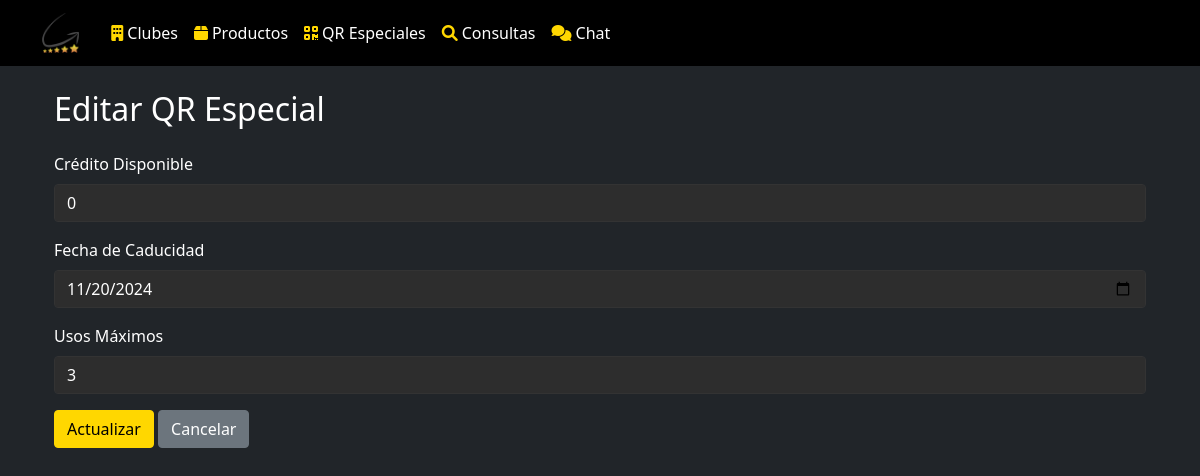
/qr_especiales/editar/5, run on the app's committed database.
### models/qr_especial.py (models this page shows, shortened)
class QREspecial(db.Model):
    __tablename__ = 'qr_especiales'
    id = db.Column(db.Integer, primary_key=True)
    codigo = db.Column(db.String(50), unique=True, nullable=False)
    codigo_producto = db.Column(db.String(20), db.ForeignKey('productos.codigo_producto'))
    credito_disponible = db.Column(db.Integer, nullable=False)
    fecha_caducidad = db.Column(db.Date, nullable=False)
    usos_maximos = db.Column(db.Integer, nullable=False)
    usos_actuales = db.Column(db.Integer, default=0)
    usos_restantes = db.Column(db.Integer, default=0)  # Nuevo campo agregado
    fecha_creacion = db.Column(db.DateTime, default=datetime.utcnow)
    activo = db.Column(db.Boolean, default=True)
    producto = db.relationship('Producto', backref='qr_especiales')

### app.py (the view, shortened to what this page needs)
@app.route('/qr_especiales/editar/<int:id>', methods=['GET', 'POST'])
def editar_qr_especial(id):
    qr = QREspecial.query.get_or_404(id)
    return render_template('qr_especiales/editar.html', qr=qr)

### app.py (called while the page is built)
@app.before_request
def log_request():
    print(f"\n=== Nueva petición ===")
    print(f"Ruta: {request.path}")
    print(f"Método: {request.method}")
    print(f"Datos: {request.get_json(silent=True)}")
    print("======================")

### templates/qr_especiales/editar.html (shortened to what this page needs)
{% extends 'base.html' %}
{% block content %}
<div class="container">
    <h2 class="my-4">Editar QR Especial</h2>
    <form method="post">
        <div class="mb-3">
            <label for="credito_disponible" class="form-label">Crédito Disponible</label>
            <input type="number" class="form-control" id="credito_disponible" name="credito_disponible" value="{{ qr.credito_disponible }}" required>
        </div>
        <div class="mb-3">
            <label for="fecha_caducidad" class="form-label">Fecha de Caducidad</label>
            <input type="date" class="form-control" id="fecha_caducidad" name="fecha_caducidad" value="{{ qr.fecha_caducidad }}" required>
        </div>
        <div class="mb-3">
            <label for="usos_maximos" class="form-label">Usos Máximos</label>
            <input type="number" class="form-control" id="usos_maximos" name="usos_maximos" value="{{ qr.usos_maximos }}" required>
        </div>
        <button type="submit" class="btn btn-primary">Actualizar</button>
        <a href="{{ url_for('listar_qr_especiales') }}" class="btn btn-secondary">Cancelar</a>
    </form>
</div>
{% endblock %}

### static/css/styles.css (style rules this page uses)
:root { --kap-gold: #FFD700; --kap-gold-hover: #DAA520; --dark-bg: #000000; --dark-secondary: #1a1a1a; --dark-light: #2d2d2d; --border-color: #333333; }
body { background-color: var(--dark-bg) !important; color: #fff !important; }
.btn-primary { background-color: var(--kap-gold) !important; border-color: var(--kap-gold) !important; color: #000 !important; font-weight: 500 !important; }
.form-control, .form-select, input[type="text"], input[type="number"], input[type="search"], select, textarea { background-color: var(--dark-light) !important; border-color: var(--border-color) !important; color: #fff !important; }
a { color: var(--kap-gold); text-decoration: none; }
.form-control::placeholder, .form-select::placeholder, input::placeholder, textarea::placeholder, select::placeholder { color: #fff !important; opacity: 0.8 !important; }

### data on the page
QREspecial: credito_disponible "0", fecha_caducidad "11/20/2024", usos_maximos "3"
